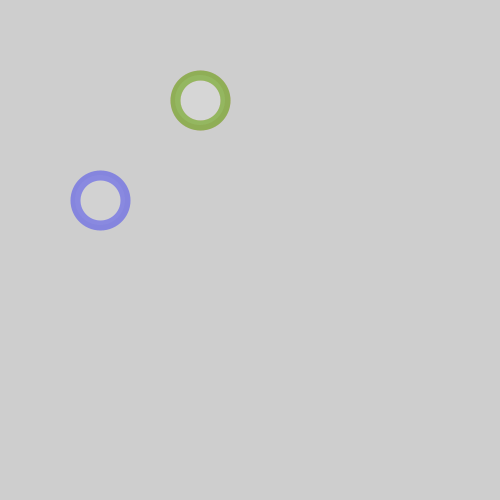
Frame 1 (no input)
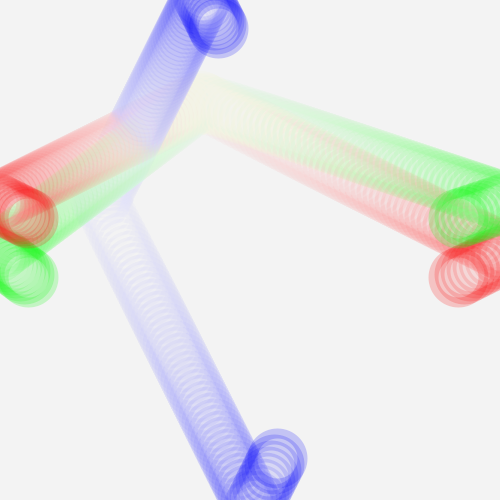
Frame 60 (the mouse pressed at the canvas centre just before this capture)
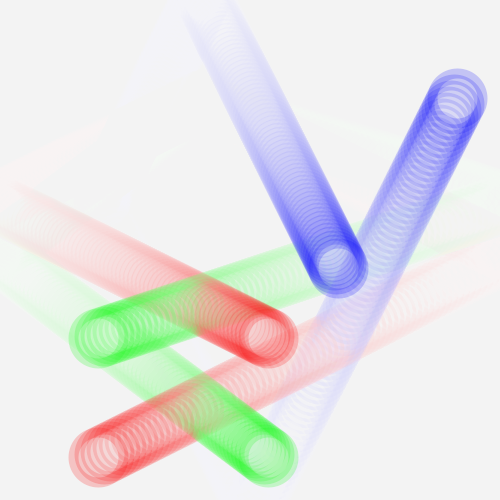
Frame 120 (the mouse held since frame 60 and released just before this capture)

The Processing sketch that drew these frames (run headless with seeded random() and noise(); from frame 60 on, the mouse is pressed at the canvas centre):

// Processing sketch: processing_21493
// ── processing_21493.pde

// variables for position of one rectangle
float x = 200;
float y = 100;

// variables for position of one rectangle
float x1=200;
float y1 = 100;

// variables for speed of rectangles
float speed = 2;
float speed1 = 4;
float speed2 = 3;
float speed3 = 6;

void setup () {
 size (500, 500);
 rectMode(CENTER);
 smooth();
}

void draw () {
fill (255,10);
noStroke();
rect(width/2,height/2,width,height);




stroke(250,0,0,50);
strokeWeight(10);
ellipse(x,y,50,50);
ellipse(x1,y1,50,50);

stroke(0,250,0,50);
ellipse(x,y1,50,50);
ellipse(x1,y,50,50);

stroke(0,0,250,50);
ellipse(y,x,50,50);
ellipse(y1,x1,50,50);

//x = x + speed;

y = y + speed;
x= x-speed1;

y1 = y1 + speed2;
x1= x1+speed3;

if ((y>height ) || (y<0)){

speed = speed *-1;
}

if ((x>height ) || (x<0)){

speed1 = speed1 *-1;
}

if ((y1>height ) || (y1<0)){

speed2 = speed2 *-1;
}

if ((x1>height ) || (x1<0)){

speed3 = speed3 *-1;
}
}          
                
